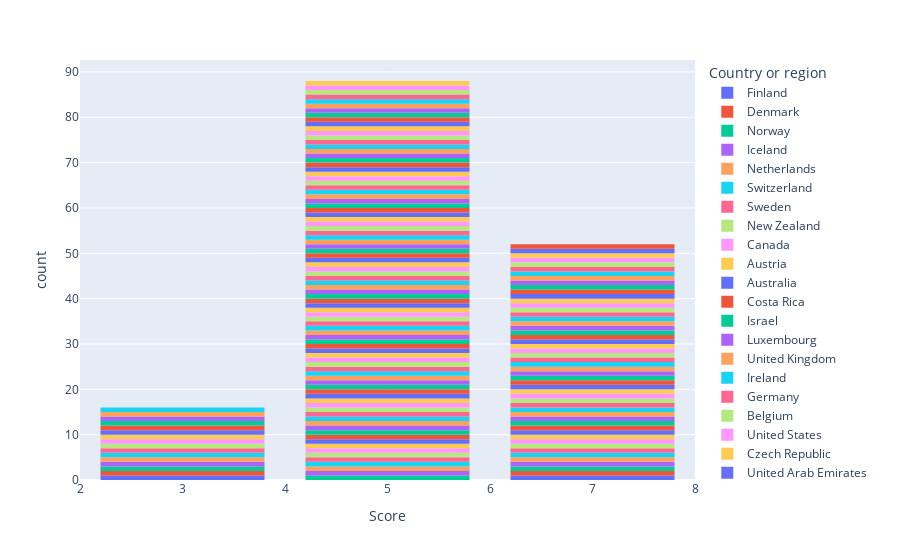

Notebook cell for this chart:
### Code cell
fig = px.histogram(happy.sort_values(ascending=True, by='Overall rank'), 
                   x='Score',
                   color='Country or region',
                   nbins=4
                  )

fig.update_layout(bargap=0.2)
fig.show()
